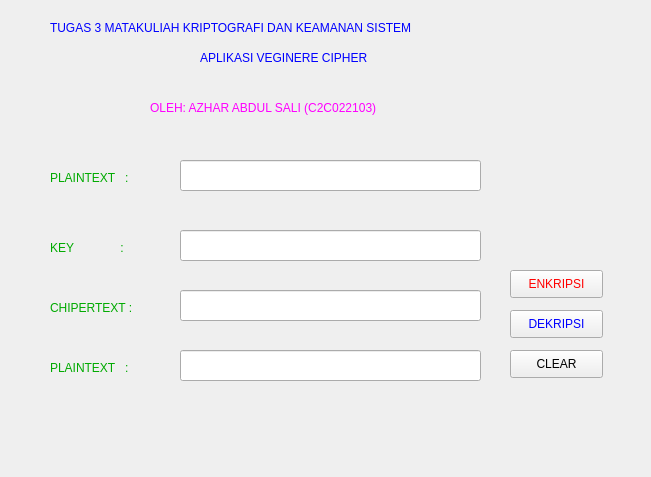
<?xml version="1.0" encoding="UTF-8"?>
<ui version="4.0">
 <class>FormVeginereChiper</class>
 <widget class="QWidget" name="FormVeginereChiper">
  <property name="geometry">
   <rect>
    <x>0</x>
    <y>0</y>
    <width>651</width>
    <height>477</height>
   </rect>
  </property>
  <property name="windowTitle">
   <string>Form</string>
  </property>
  <property name="styleSheet">
   <string notr="true"/>
  </property>
  <widget class="QLabel" name="label">
   <property name="geometry">
    <rect>
     <x>50</x>
     <y>20</y>
     <width>561</width>
     <height>16</height>
    </rect>
   </property>
   <property name="styleSheet">
    <string notr="true">font: 75 12pt &quot;MS Shell Dlg 2&quot;;
color: rgb(0, 0, 255);</string>
   </property>
   <property name="text">
    <string>TUGAS 3 MATAKULIAH KRIPTOGRAFI DAN KEAMANAN SISTEM</string>
   </property>
  </widget>
  <widget class="QLabel" name="label_2">
   <property name="geometry">
    <rect>
     <x>200</x>
     <y>50</y>
     <width>251</width>
     <height>16</height>
    </rect>
   </property>
   <property name="styleSheet">
    <string notr="true">font: 75 12pt &quot;MS Shell Dlg 2&quot;;
color: rgb(0, 0, 255);</string>
   </property>
   <property name="text">
    <string>APLIKASI VEGINERE CIPHER</string>
   </property>
  </widget>
  <widget class="QLabel" name="label_3">
   <property name="geometry">
    <rect>
     <x>150</x>
     <y>100</y>
     <width>371</width>
     <height>16</height>
    </rect>
   </property>
   <property name="styleSheet">
    <string notr="true">font: 75 12pt &quot;MS Shell Dlg 2&quot;;
color: rgb(255, 0, 255)</string>
   </property>
   <property name="text">
    <string>OLEH: AZHAR ABDUL SALI (C2C022103)</string>
   </property>
  </widget>
  <widget class="QLabel" name="label_4">
   <property name="geometry">
    <rect>
     <x>50</x>
     <y>170</y>
     <width>131</width>
     <height>16</height>
    </rect>
   </property>
   <property name="styleSheet">
    <string notr="true">font: 12pt &quot;MS Shell Dlg 2&quot;;
color: rgb(0, 170, 0)</string>
   </property>
   <property name="text">
    <string>PLAINTEXT   :</string>
   </property>
  </widget>
  <widget class="QLabel" name="label_5">
   <property name="geometry">
    <rect>
     <x>50</x>
     <y>240</y>
     <width>131</width>
     <height>16</height>
    </rect>
   </property>
   <property name="styleSheet">
    <string notr="true">font: 12pt &quot;MS Shell Dlg 2&quot;;
color: rgb(0, 170, 0)</string>
   </property>
   <property name="text">
    <string>KEY              :</string>
   </property>
  </widget>
  <widget class="QLabel" name="label_6">
   <property name="geometry">
    <rect>
     <x>50</x>
     <y>300</y>
     <width>131</width>
     <height>16</height>
    </rect>
   </property>
   <property name="styleSheet">
    <string notr="true">font: 12pt &quot;MS Shell Dlg 2&quot;;
color: rgb(0, 170, 0)</string>
   </property>
   <property name="text">
    <string>CHIPERTEXT :</string>
   </property>
  </widget>
  <widget class="QLabel" name="label_7">
   <property name="geometry">
    <rect>
     <x>50</x>
     <y>360</y>
     <width>131</width>
     <height>16</height>
    </rect>
   </property>
   <property name="styleSheet">
    <string notr="true">font: 12pt &quot;MS Shell Dlg 2&quot;;
color: rgb(0, 170, 0)</string>
   </property>
   <property name="text">
    <string>PLAINTEXT   :</string>
   </property>
  </widget>
  <widget class="QLineEdit" name="plainTextEdit_plain">
   <property name="geometry">
    <rect>
     <x>180</x>
     <y>160</y>
     <width>301</width>
     <height>31</height>
    </rect>
   </property>
   <property name="styleSheet">
    <string notr="true"/>
   </property>
  </widget>
  <widget class="QLineEdit" name="plainTextEdit_plain2">
   <property name="geometry">
    <rect>
     <x>180</x>
     <y>350</y>
     <width>301</width>
     <height>31</height>
    </rect>
   </property>
  </widget>
  <widget class="QLineEdit" name="plainTextEdit_cipher">
   <property name="geometry">
    <rect>
     <x>180</x>
     <y>290</y>
     <width>301</width>
     <height>31</height>
    </rect>
   </property>
  </widget>
  <widget class="QLineEdit" name="plainTextEdit_key">
   <property name="geometry">
    <rect>
     <x>180</x>
     <y>230</y>
     <width>301</width>
     <height>31</height>
    </rect>
   </property>
  </widget>
  <widget class="QPushButton" name="pushButton_encrypt">
   <property name="geometry">
    <rect>
     <x>510</x>
     <y>270</y>
     <width>93</width>
     <height>28</height>
    </rect>
   </property>
   <property name="styleSheet">
    <string notr="true">color: rgb(255, 0, 0);</string>
   </property>
   <property name="text">
    <string>ENKRIPSI</string>
   </property>
  </widget>
  <widget class="QPushButton" name="pushButton_decrypt">
   <property name="geometry">
    <rect>
     <x>510</x>
     <y>310</y>
     <width>93</width>
     <height>28</height>
    </rect>
   </property>
   <property name="styleSheet">
    <string notr="true">color: rgb(0, 0, 255)</string>
   </property>
   <property name="text">
    <string>DEKRIPSI</string>
   </property>
  </widget>
  <widget class="QPushButton" name="pushButton_clear">
   <property name="geometry">
    <rect>
     <x>510</x>
     <y>350</y>
     <width>93</width>
     <height>28</height>
    </rect>
   </property>
   <property name="text">
    <string>CLEAR</string>
   </property>
  </widget>
 </widget>
 <resources/>
 <connections/>
</ui>
